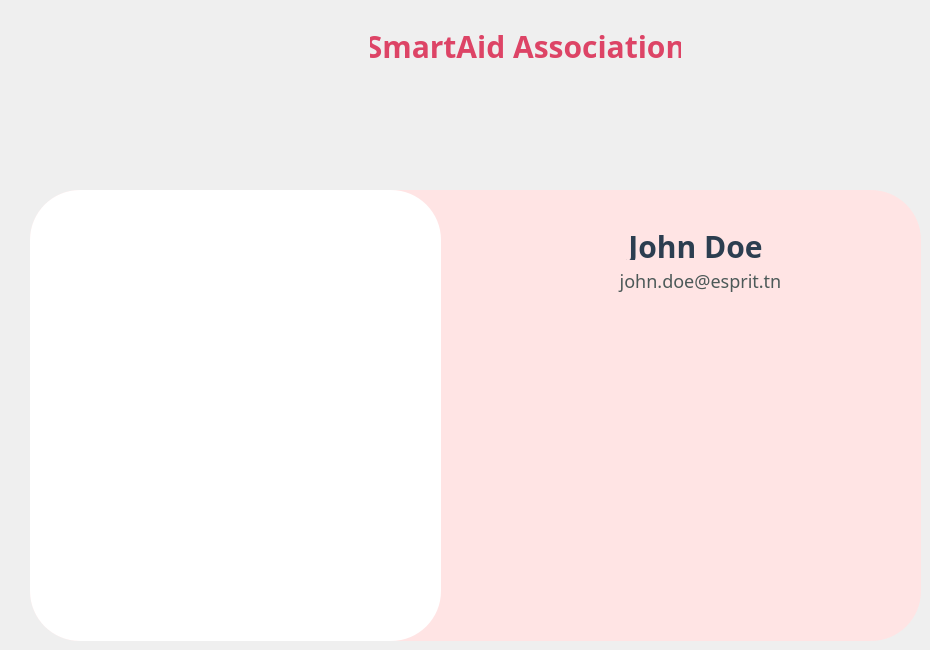
    <widget class="QWidget" name="page">
     <widget class="QLabel" name="label">
      <property name="geometry">
       <rect>
        <x>-10</x>
        <y>0</y>
        <width>251</width>
        <height>181</height>
       </rect>
      </property>
      <property name="text">
       <string/>
      </property>
      <property name="pixmap">
       <pixmap resource="ressources.qrc">:/icons/icons/icone.png</pixmap>
      </property>
      <property name="scaledContents">
       <bool>false</bool>
      </property>
      <property name="alignment">
       <set>Qt::AlignCenter</set>
      </property>
     </widget>
     <widget class="QLabel" name="label_2">
      <property name="geometry">
       <rect>
        <x>370</x>
        <y>0</y>
        <width>311</width>
        <height>91</height>
       </rect>
      </property>
      <property name="styleSheet">
       <string notr="true">/*color: #ff8b8b;*/
color:#d46;
font-size:30px;
font:bold;
font-family : century gothic;</string>
      </property>
      <property name="text">
       <string>SmartAid Association</string>
      </property>
      <property name="alignment">
       <set>Qt::AlignCenter</set>
      </property>
     </widget>
     <widget class="QFrame" name="frame">
      <property name="geometry">
       <rect>
        <x>30</x>
        <y>190</y>
        <width>891</width>
        <height>451</height>
       </rect>
      </property>
      <property name="styleSheet">
       <string notr="true">border-radius:50px;

background-color: rgb(255, 228, 228);

</string>
      </property>
      <property name="frameShape">
       <enum>QFrame::StyledPanel</enum>
      </property>
      <property name="frameShadow">
       <enum>QFrame::Raised</enum>
      </property>
      <widget class="QLabel" name="user_pic">
       <property name="geometry">
        <rect>
         <x>0</x>
         <y>0</y>
         <width>411</width>
         <height>451</height>
        </rect>
       </property>
       <property name="autoFillBackground">
        <bool>false</bool>
       </property>
       <property name="styleSheet">
        <string notr="true">background-color:#fff;
border-radius:50px;
</string>
       </property>
       <property name="text">
        <string/>
       </property>
       <property name="scaledContents">
        <bool>false</bool>
       </property>
       <property name="alignment">
        <set>Qt::AlignCenter</set>
       </property>
       <property name="wordWrap">
        <bool>false</bool>
       </property>
      </widget>
      <widget class="QLabel" name="label_3">
       <property name="geometry">
        <rect>
         <x>500</x>
         <y>30</y>
         <width>331</width>
         <height>51</height>
        </rect>
       </property>
       <property name="styleSheet">
        <string notr="true">color: #2C3E50;
font-size:30px;
font:bold;
font-family : century gothic;</string>
       </property>
       <property name="text">
        <string>John Doe</string>
       </property>
       <property name="alignment">
        <set>Qt::AlignCenter</set>
       </property>
      </widget>
      <widget class="QLabel" name="label_4">
       <property name="geometry">
        <rect>
         <x>570</x>
         <y>70</y>
         <width>201</width>
         <height>41</height>
        </rect>
       </property>
       <property name="styleSheet">
        <string notr="true">color: #4C5958;
font-size:18px;
font-family : century gothic;</string>
       </property>
       <property name="text">
        <string>john.doe@esprit.tn</string>
       </property>
       <property name="alignment">
        <set>Qt::AlignCenter</set>
       </property>
      </widget>
     </widget>
    </widget>
